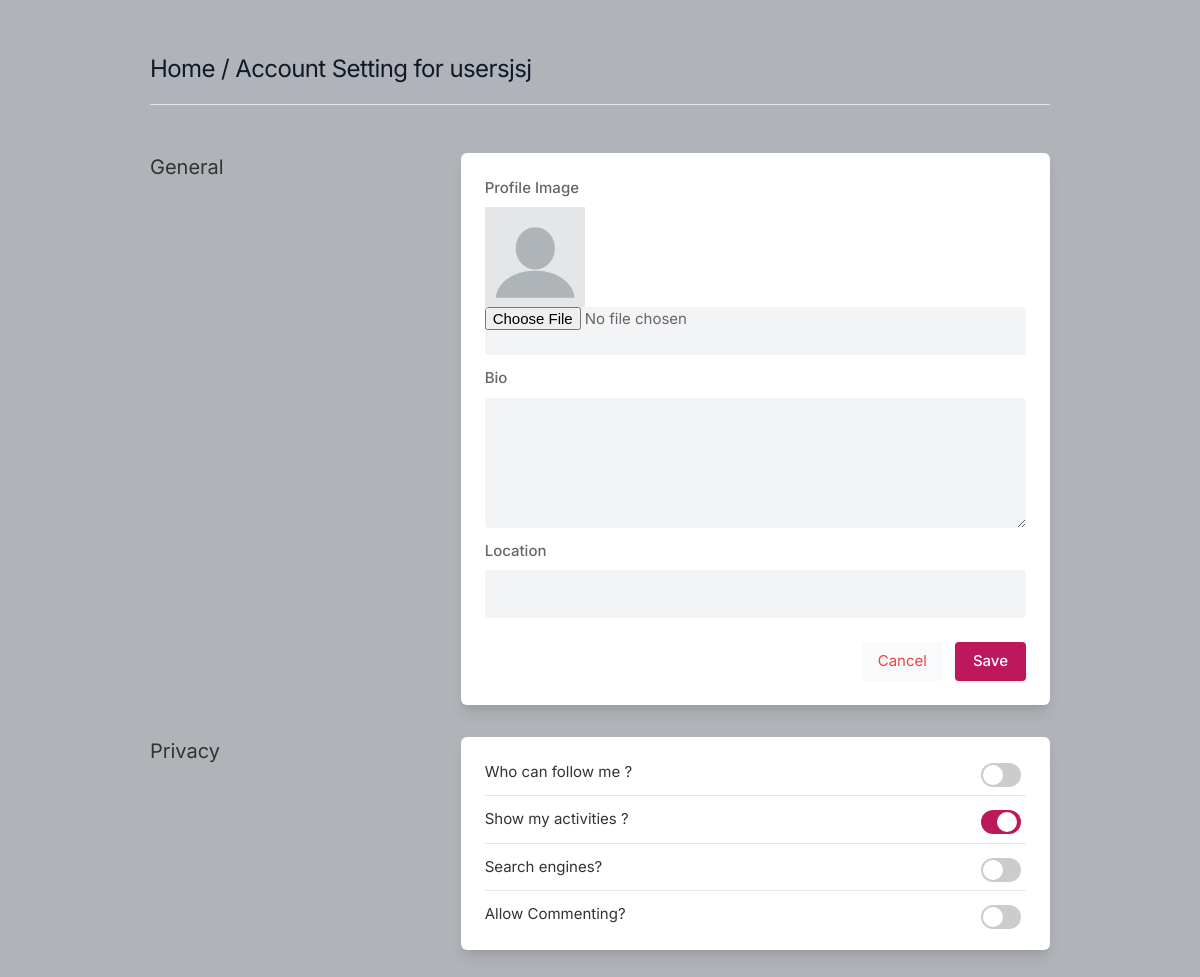
The page /settings (signed in) on the database as committed earlier.
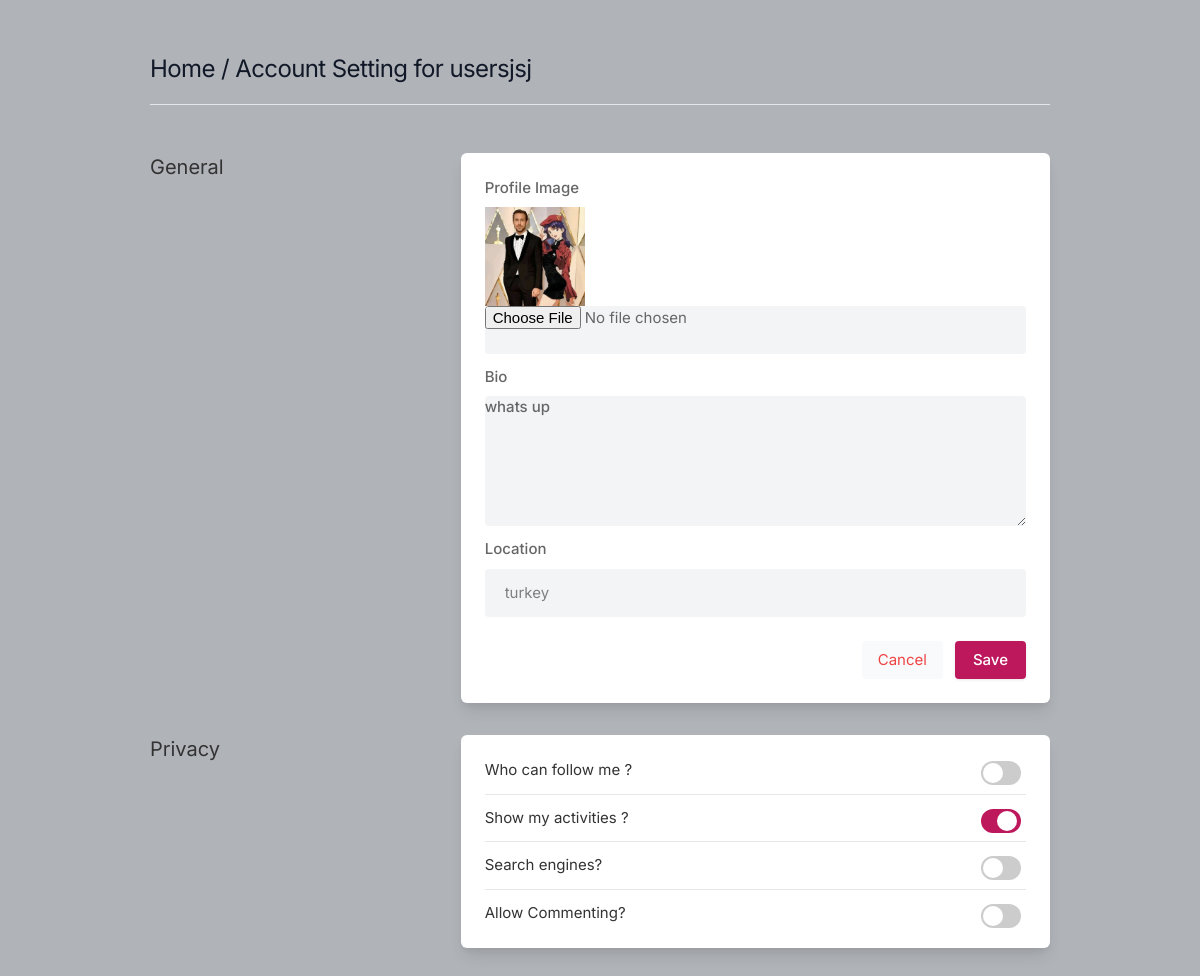
The same page on the database as committed later.
### core/models.py (models this page shows, shortened)
class Profile(models.Model):  # this class about database
    user = models.ForeignKey(User, on_delete=models.CASCADE)
    id_user = models.IntegerField()
    bio = models.TextField(blank=True)
    profileimg = models.ImageField(
        upload_to='profile_images', default='blank-profile-picture-640640.png')
    location = models.CharField(max_length=100, blank=True)

### core/views.py (the view, shortened to what this page needs)
# urls.py: path('settings', views.settings, name='settings'),
@login_required(login_url='signin')
def settings(request):
    user_profile = Profile.objects.get(user=request.user)
    return render(request, 'setting.html', {'user_profile': user_profile})

### templates/setting.html (shortened to what this page needs)
{% load static %}
<!DOCTYPE html>
<html lang="en">
<head>
    <link rel="stylesheet" href="{% static 'assets/css/icons.css' %}">
    <link rel="stylesheet" href="{% static 'assets/css/uikit.css' %}">
    <link rel="stylesheet" href="{% static 'assets/css/style.css' %}">
    <link rel="stylesheet" href="{% static 'assets/css/tailwind.css' %}">
</head>
<body>
            <div class="container m-auto">
                <h1 class="text-2xl leading-none text-gray-900 tracking-tight mt-3"><a href="/">Home</a> / Account Setting for {{user.username}} </h1>
                <br>
                <hr>
                <div class="grid lg:grid-cols-3 mt-12 gap-8">
                    <div>
                        <h3 class="text-xl mb-2"> General</h3>
                    </div>
                    <div class="bg-white rounded-md lg:shadow-lg shadow col-span-2">
                    <form action="" method="POST" enctype="multipart/form-data">
                       <div class="grid grid-cols-2 gap-3 lg:p-6 p-4">
                            <div class="col-span-2">
                                <label for="">Profile Image</label>
                                <img width="100" height="100" src="{{user_profile.profileimg.url}}" />
                                <input type="file" name="image" value="{{user_profile.profileimg}}" class="shadow-none bg-gray-100">
                            </div>
                            <div class="col-span-2">
                                <label for="about">Bio</label>
                                <textarea id="bio"  name="bio" rows="3"  class="shadow-none bg-gray-100">{{user_profile.bio}}</textarea>
                            </div>
                            <div class="col-span-2">
                                <label for=""> Location</label>
                                <input type="text" name="location" placeholder="" value="{{user_profile.location}}" class="shadow-none bg-gray-100">
                            </div>
                       </div>
                       <div class="bg-gray-10 p-6 pt-0 flex justify-end space-x-3">
                           <button class="p-2 px-4 rounded bg-gray-50 text-red-500"> <a href="/"> Cancel </a> </button>
                           <button type="submit" class="button bg-blue-700"> Save </button>
                       </div>
                    </form>
                    </div>
                    <div>
                        <h3 class="text-xl mb-2"> Privacy</h3>
                    </div>
                    <div class="bg-white rounded-md lg:shadow-lg shadow lg:p-6 p-4 col-span-2">
                    <div class="space-y-3">
                        <div class="flex justify-between items-center">
                            <div>
                                <h4> Who can follow me ?</h4>
                            </div>
                            <div class="switches-list -mt-8 is-large">
                                <div class="switch-container">
                                    <label class="switch"><input type="checkbox"><span class="switch-button"></span> </label>
                                </div>
                            </div>
                        </div>
                        <hr>
                        <div class="flex justify-between items-center">
                            <div>
                                <h4> Show my activities ?</h4>
                            </div>
                            <div class="switches-list -mt-8 is-large">
                                <div class="switch-container">
                                    <label class="switch"><input type="checkbox" checked><span class="switch-button"></span> </label>
                                </div>
                            </div>
                        </div>
                        <hr>
                        <div class="flex justify-between items-center">
                            <div>
                                <h4> Search engines?</h4>
                            </div>
                            <div class="switches-list -mt-8 is-large">
                                <div class="switch-container">
                                    <label class="switch"><input type="checkbox"><span class="switch-button"></span> </label>
                                </div>
                            </div>
                        </div>
                        <hr>
                        <div class="flex justify-between items-center">
                            <div>
                                <h4> Allow Commenting?</h4>
                            </div>
                            <div class="switches-list -mt-8 is-large">
                                <div class="switch-container">
                                    <label class="switch"><input type="checkbox"><span class="switch-button"></span> </label>
                                </div>
                            </div>
                        </div>
                    </div>
                    </div>
                    <br>
                </div>
            </div>
</body>
</html>

Rows that differ between the two databases and show on the page:
changed Profile: profileimg: picture added in place of a placeholder; bio (not shown) → "whats up"; location (not shown) → "turkey"
